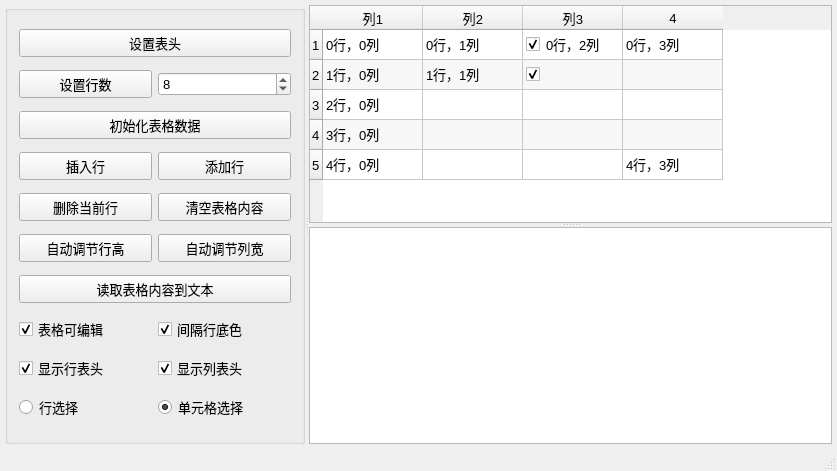
<?xml version="1.0" encoding="UTF-8"?>
<ui version="4.0">
 <class>MainWindow</class>
 <widget class="QMainWindow" name="MainWindow">
  <property name="geometry">
   <rect>
    <x>0</x>
    <y>0</y>
    <width>837</width>
    <height>471</height>
   </rect>
  </property>
  <property name="font">
   <font>
    <pointsize>10</pointsize>
   </font>
  </property>
  <property name="windowTitle">
   <string>Demo3_10, QTableWidget的使用</string>
  </property>
  <widget class="QWidget" name="centralWidget">
   <layout class="QVBoxLayout" name="verticalLayout">
    <property name="leftMargin">
     <number>5</number>
    </property>
    <property name="topMargin">
     <number>5</number>
    </property>
    <property name="rightMargin">
     <number>5</number>
    </property>
    <property name="bottomMargin">
     <number>5</number>
    </property>
    <item>
     <widget class="QSplitter" name="splitterMain">
      <property name="orientation">
       <enum>Qt::Horizontal</enum>
      </property>
      <widget class="QGroupBox" name="groupBox">
       <property name="maximumSize">
        <size>
         <width>300</width>
         <height>16777215</height>
        </size>
       </property>
       <property name="title">
        <string/>
       </property>
       <layout class="QGridLayout" name="gridLayout">
        <item row="3" column="0">
         <widget class="QPushButton" name="btnInsertRow">
          <property name="text">
           <string>插入行</string>
          </property>
         </widget>
        </item>
        <item row="3" column="1">
         <widget class="QPushButton" name="btnAppendRow">
          <property name="text">
           <string>添加行</string>
          </property>
         </widget>
        </item>
        <item row="9" column="0">
         <widget class="QCheckBox" name="chkBoxHeaderH">
          <property name="text">
           <string>显示行表头</string>
          </property>
          <property name="checked">
           <bool>true</bool>
          </property>
         </widget>
        </item>
        <item row="8" column="0">
         <widget class="QCheckBox" name="chkBoxEditable">
          <property name="text">
           <string>表格可编辑</string>
          </property>
          <property name="checked">
           <bool>true</bool>
          </property>
         </widget>
        </item>
        <item row="7" column="0" colspan="2">
         <widget class="QPushButton" name="btnReadToText">
          <property name="minimumSize">
           <size>
            <width>0</width>
            <height>25</height>
           </size>
          </property>
          <property name="text">
           <string>读取表格内容到文本</string>
          </property>
         </widget>
        </item>
        <item row="8" column="1">
         <widget class="QCheckBox" name="chkBoxRowColor">
          <property name="text">
           <string>间隔行底色</string>
          </property>
          <property name="checked">
           <bool>true</bool>
          </property>
         </widget>
        </item>
        <item row="10" column="1">
         <widget class="QRadioButton" name="radioSelectItem">
          <property name="text">
           <string>单元格选择</string>
          </property>
          <property name="checked">
           <bool>true</bool>
          </property>
         </widget>
        </item>
        <item row="9" column="1">
         <widget class="QCheckBox" name="chkBoxHeaderV">
          <property name="text">
           <string>显示列表头</string>
          </property>
          <property name="checked">
           <bool>true</bool>
          </property>
         </widget>
        </item>
        <item row="10" column="0">
         <widget class="QRadioButton" name="radioSelectRow">
          <property name="text">
           <string>行选择</string>
          </property>
          <property name="checked">
           <bool>false</bool>
          </property>
         </widget>
        </item>
        <item row="2" column="0" colspan="2">
         <widget class="QPushButton" name="btnIniData">
          <property name="minimumSize">
           <size>
            <width>0</width>
            <height>25</height>
           </size>
          </property>
          <property name="text">
           <string>初始化表格数据</string>
          </property>
         </widget>
        </item>
        <item row="1" column="1">
         <widget class="QSpinBox" name="spinRowCount">
          <property name="minimum">
           <number>2</number>
          </property>
          <property name="value">
           <number>8</number>
          </property>
         </widget>
        </item>
        <item row="0" column="0" colspan="2">
         <widget class="QPushButton" name="btnSetHeader">
          <property name="minimumSize">
           <size>
            <width>0</width>
            <height>25</height>
           </size>
          </property>
          <property name="text">
           <string>设置表头</string>
          </property>
         </widget>
        </item>
        <item row="1" column="0">
         <widget class="QPushButton" name="btnSetRows">
          <property name="minimumSize">
           <size>
            <width>0</width>
            <height>25</height>
           </size>
          </property>
          <property name="text">
           <string>设置行数</string>
          </property>
         </widget>
        </item>
        <item row="6" column="0">
         <widget class="QPushButton" name="btnAutoHeight">
          <property name="text">
           <string>自动调节行高</string>
          </property>
         </widget>
        </item>
        <item row="6" column="1">
         <widget class="QPushButton" name="btnAutoWidth">
          <property name="text">
           <string>自动调节列宽</string>
          </property>
         </widget>
        </item>
        <item row="4" column="1">
         <widget class="QPushButton" name="btnClearContents">
          <property name="text">
           <string>清空表格内容</string>
          </property>
         </widget>
        </item>
        <item row="4" column="0">
         <widget class="QPushButton" name="btnDelCurRow">
          <property name="text">
           <string>删除当前行</string>
          </property>
         </widget>
        </item>
       </layout>
      </widget>
      <widget class="QSplitter" name="splitter">
       <property name="frameShape">
        <enum>QFrame::NoFrame</enum>
       </property>
       <property name="frameShadow">
        <enum>QFrame::Plain</enum>
       </property>
       <property name="lineWidth">
        <number>2</number>
       </property>
       <property name="orientation">
        <enum>Qt::Vertical</enum>
       </property>
       <widget class="QTableWidget" name="tableInfo">
        <property name="alternatingRowColors">
         <bool>true</bool>
        </property>
        <property name="rowCount">
         <number>5</number>
        </property>
        <property name="columnCount">
         <number>4</number>
        </property>
        <attribute name="horizontalHeaderDefaultSectionSize">
         <number>100</number>
        </attribute>
        <attribute name="verticalHeaderDefaultSectionSize">
         <number>30</number>
        </attribute>
        <row/>
        <row/>
        <row/>
        <row/>
        <row/>
        <column>
         <property name="text">
          <string>列1</string>
         </property>
        </column>
        <column>
         <property name="text">
          <string>列2</string>
         </property>
        </column>
        <column>
         <property name="text">
          <string>列3</string>
         </property>
        </column>
        <column/>
        <item row="0" column="0">
         <property name="text">
          <string>0行，0列</string>
         </property>
        </item>
        <item row="0" column="1">
         <property name="text">
          <string>0行，1列</string>
         </property>
         <property name="icon">
          <iconset resource="res.qrc">
           <normaloff>:/icons/images/boy.ico</normaloff>:/icons/images/boy.ico</iconset>
         </property>
        </item>
        <item row="0" column="2">
         <property name="text">
          <string>0行，2列</string>
         </property>
         <property name="checkState">
          <enum>Checked</enum>
         </property>
        </item>
        <item row="0" column="3">
         <property name="text">
          <string>0行，3列</string>
         </property>
        </item>
        <item row="1" column="0">
         <property name="text">
          <string>1行，0列</string>
         </property>
        </item>
        <item row="1" column="1">
         <property name="text">
          <string>1行，1列</string>
         </property>
         <property name="icon">
          <iconset resource="res.qrc">
           <normaloff>:/icons/images/girl.ico</normaloff>:/icons/images/girl.ico</iconset>
         </property>
        </item>
        <item row="1" column="2">
         <property name="text">
          <string/>
         </property>
         <property name="checkState">
          <enum>Checked</enum>
         </property>
        </item>
        <item row="2" column="0">
         <property name="text">
          <string>2行，0列</string>
         </property>
        </item>
        <item row="2" column="1">
         <property name="text">
          <string/>
         </property>
        </item>
        <item row="2" column="2">
         <property name="text">
          <string/>
         </property>
        </item>
        <item row="3" column="0">
         <property name="text">
          <string>3行，0列</string>
         </property>
        </item>
        <item row="3" column="1">
         <property name="text">
          <string/>
         </property>
        </item>
        <item row="4" column="0">
         <property name="text">
          <string>4行，0列</string>
         </property>
        </item>
        <item row="4" column="1">
         <property name="text">
          <string/>
         </property>
        </item>
        <item row="4" column="2">
         <property name="text">
          <string/>
         </property>
        </item>
        <item row="4" column="3">
         <property name="text">
          <string>4行，3列</string>
         </property>
        </item>
       </widget>
       <widget class="QPlainTextEdit" name="textEdit"/>
      </widget>
     </widget>
    </item>
   </layout>
  </widget>
  <widget class="QStatusBar" name="statusBar"/>
 </widget>
 <layoutdefault spacing="6" margin="11"/>
 <resources>
  <include location="res.qrc"/>
 </resources>
 <connections/>
</ui>
